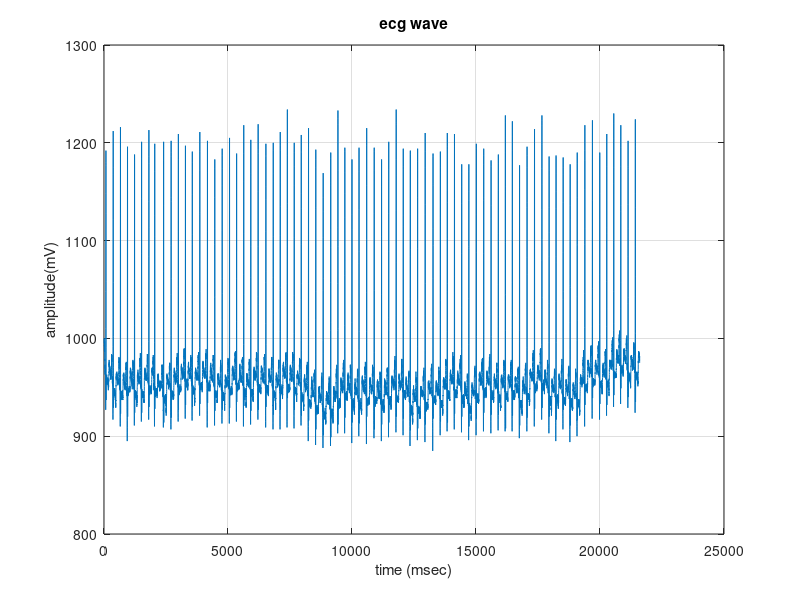
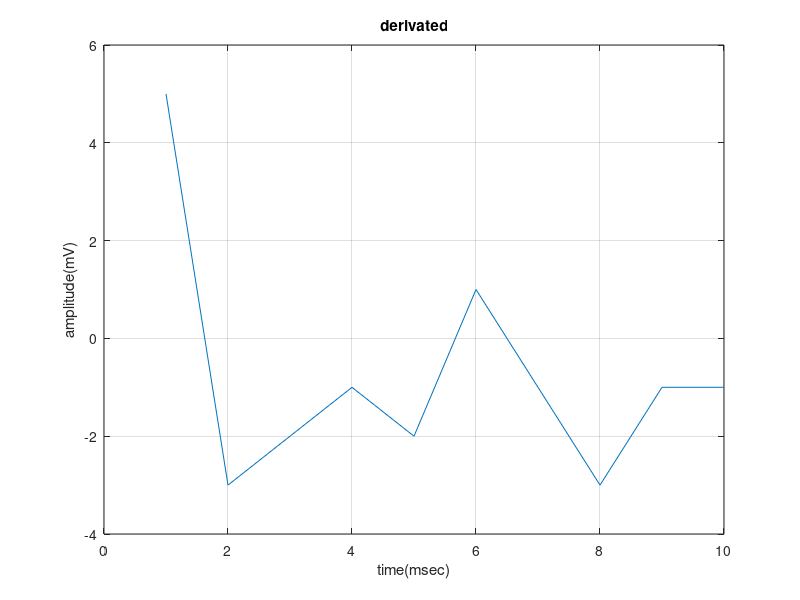
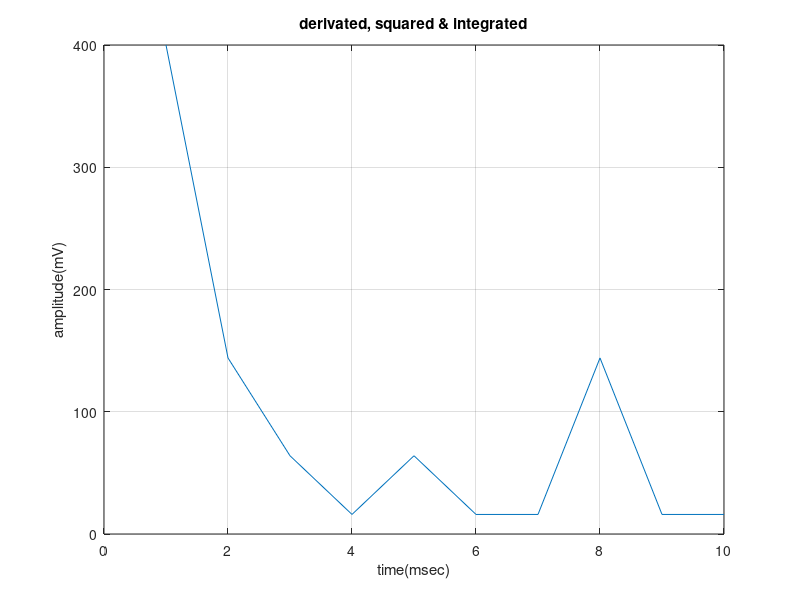

Here is the MATLAB script that generated these plots, in order: (Note: this script raises an error after producing the figures.)
clc; clear all; close all;
load('100m.mat');
x=val(1,:);
ecg=x';
figure(1);
plot(ecg); grid on;
title('ecg wave'); xlabel('time (msec)'); ylabel('amplitude(mV)');
N=8; M=8;
k=input('enter the total no.of samples ');
% n=0:1:k; 
figure
n=1:1:2*k;
    for i=0:1:7
         x=ecg(n);         y=ecg(n+i+1);         z=ecg(n+i); 
          y1=y-z;          x2=y1.*y1;          x3=abs(x2);
          a(n)=x3*(N+i+1);
    end
%      disp(a); 
plot(y1);  grid on; 
title('derivated'); xlabel('time(msec)'); ylabel('amplitude(mV)');
figure; plot(a);  grid on;
title('derivated, squared & integrated'); 
xlabel('time(msec)'); ylabel('amplitude(mV)');
%      hold on;
    figure
 n=1:1:k;
% j=1:7 %           plot(n,((a(n-j)/M)));
s1=a(n); s2=a(n+1); s3=a(n+2); s4=a(n+3); s5=a(n+4); s6=a(n+5);
s7=a(n+6); s8=a(n+7); s9=a(n+8); s10=a(n+9); s11=a(n+10); 
s12=a(n+11); s13=a(n+12); s14=a(n+13); s15=a(n+14); s16=a(n+15);
s=(s1+s2+s3+s4+s5+s6+s7+s8+s9+s10+s11+s12+s13+s14+s15+s16)/16;
disp(s); plot(n,s); grid on; hold on;
title('moving averager'); xlabel('time(msec)'); ylabel('amplitude(mV)');

figure
v=hilbert(s);
subplot(4,1,1); plot(n,real(v)); grid on; hold on;
 title('hilbert transform real part = moving avg.');
 xlabel('time(msec)'); ylabel('amplitude(mV)');
 
 subplot(4,1,2); stem(n,imag(v)); grid on; hold on;
 title('hilbert transform imaginary part = zero crossings'); 
 xlabel('time(msec)'); ylabel('amplitude(mV)');
% 
z1=zeros(1,k); 

for i=1:1:k
    
    if s(i)>20000 
       z1(i)=1;
    end;
    
end;
 subplot(4,1,3); stem(z1); grid on; hold on;
 
 
 z2=zeros(1,k);
 
for i=1:1:k-1
    
    if z1(i)==1
     if s(i)> s(i+1)
         
         z2(i)=1;
         
    end;
    end;
    
end;
  subplot(4,1,4); stem(z2); grid on; hold on;

  
  
% 
% for i=1:1:k-1
%     
%     if z1(i)==1
%      dif(i)=s(i+1)-s(i);
%          if dif(i)<0
%            z2(i)=1;
%          end;
%     end;
%     
% end;
%   subplot(4,1,4); stem(z2); grid on; hold on;
%   
%   
%   
  
    % 
% u=0:k-1;
%  for imag(v)==0;
% v=[ones(1,k)];
% end
%  subplot(3,1,3); stem(u,v); grid on; hold on;
% 
% %   if imag(v)==0;
% % u=ones(0,n);
% % 
% %   end
% %        subplot(3,1,3);
% %          stem(n,u); grid on; hold on;
%  
% % plot(n,x); % plot(n,abs(x1)); % plot(n,a);% plot(n,b(n)); % plot(n,c(n));
% % hn4=fir1(N-1,fc,hamming(N));
% % [hn4,f4]=freqz(hn4,1,512,fs);
% % figure; % plot(f4,20*log10(abs(hn4)));